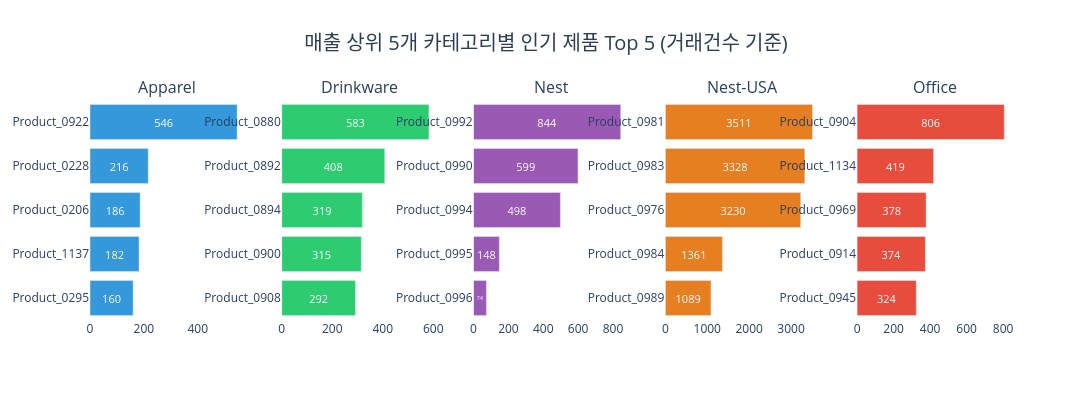

Here is the notebook cell this chart was saved with:
### Code cell
fig = make_subplots(
    rows=1, cols=5,
    subplot_titles=top_cats,
    shared_yaxes=False
)

colors = ['#3498db', '#2ecc71', '#9b59b6', '#e67e22', '#e74c3c']

for i, cat_name in enumerate(top_cats):
    data = product_top[product_top['제품카테고리'] == cat_name].sort_values('거래건수')
    fig.add_trace(go.Bar(
        x=data['거래건수'],
        y=data['제품ID'],
        orientation='h',
        marker_color=colors[i],
        name=cat_name,
        text=data['거래건수'],
        textposition='inside',
        insidetextanchor='middle',
        textfont=dict(size=11, color='white')
    ), row=1, col=i+1)

fig.update_layout(
    title=dict(text='매출 상위 5개 카테고리별 인기 제품 Top 5 (거래건수 기준)',
               x=0.5, xanchor='center', font=dict(size=20, color='#2c3e50')),
    plot_bgcolor='white',
    showlegend=False,
    height=400,
    width=1500
)

fig.show()

### Figure 1 — Plotly figure (JSON) as saved in the notebook; plotly's stock layout.template omitted (floating-point values rounded to 4 significant figures)
{"data": [{"insidetextanchor": "middle", "marker": {"color": "#3498db"}, "name": "Apparel", "orientation": "h", "text": [160.0, 182.0, 186.0, 216.0, 546.0], "textfont": {"color": "white", "size": 11}, "textposition": "inside", "type": "bar", "x": [160, 182, 186, 216, 546], "xaxis": "x", "y": ["Product_0295", "Product_1137", "Product_0206", "Product_0228", "Product_0922"], "yaxis": "y"}, {"insidetextanchor": "middle", "marker": {"color": "#2ecc71"}, "name": "Drinkware", "orientation": "h", "text": [292.0, 315.0, 319.0, 408.0, 583.0], "textfont": {"color": "white", "size": 11}, "textposition": "inside", "type": "bar", "x": [292, 315, 319, 408, 583], "xaxis": "x2", "y": ["Product_0908", "Product_0900", "Product_0894", "Product_0892", "Product_0880"], "yaxis": "y2"}, {"insidetextanchor": "middle", "marker": {"color": "#9b59b6"}, "name": "Nest", "orientation": "h", "text": [74.0, 148.0, 498.0, 599.0, 844.0], "textfont": {"color": "white", "size": 11}, "textposition": "inside", "type": "bar", "x": [74, 148, 498, 599, 844], "xaxis": "x3", "y": ["Product_0996", "Product_0995", "Product_0994", "Product_0990", "Product_0992"], "yaxis": "y3"}, {"insidetextanchor": "middle", "marker": {"color": "#e67e22"}, "name": "Nest-USA", "orientation": "h", "text": [1089.0, 1361.0, 3230.0, 3328.0, 3511.0], "textfont": {"color": "white", "size": 11}, "textposition": "inside", "type": "bar", "x": [1089, 1361, 3230, 3328, 3511], "xaxis": "x4", "y": ["Product_0989", "Product_0984", "Product_0976", "Product_0983", "Product_0981"], "yaxis": "y4"}, {"insidetextanchor": "middle", "marker": {"color": "#e74c3c"}, "name": "Office", "orientation": "h", "text": [324.0, 374.0, 378.0, 419.0, 806.0], "textfont": {"color": "white", "size": 11}, "textposition": "inside", "type": "bar", "x": [324, 374, 378, 419, 806], "xaxis": "x5", "y": ["Product_0945", "Product_0914", "Product_0969", "Product_1134", "Product_0904"], "yaxis": "y5"}], "layout": {"annotations": [{"font": {"size": 16}, "showarrow": false, "text": "Apparel", "x": 0.084, "xanchor": "center", "xref": "paper", "y": 1, "yanchor": "bottom", "yref": "paper"}, {"font": {"size": 16}, "showarrow": false, "text": "Drinkware", "x": 0.292, "xanchor": "center", "xref": "paper", "y": 1, "yanchor": "bottom", "yref": "paper"}, {"font": {"size": 16}, "showarrow": false, "text": "Nest", "x": 0.5, "xanchor": "center", "xref": "paper", "y": 1, "yanchor": "bottom", "yref": "paper"}, {"font": {"size": 16}, "showarrow": false, "text": "Nest-USA", "x": 0.708, "xanchor": "center", "xref": "paper", "y": 1, "yanchor": "bottom", "yref": "paper"}, {"font": {"size": 16}, "showarrow": false, "text": "Office", "x": 0.916, "xanchor": "center", "xref": "paper", "y": 1, "yanchor": "bottom", "yref": "paper"}], "height": 400, "plot_bgcolor": "white", "showlegend": false, "title": {"font": {"color": "#2c3e50", "size": 20}, "text": "매출 상위 5개 카테고리별 인기 제품 Top 5 (거래건수 기준)", "x": 0.5, "xanchor": "center"}, "width": 1500, "xaxis": {"anchor": "y", "domain": [0, 0.168]}, "xaxis2": {"anchor": "y2", "domain": [0.208, 0.376]}, "xaxis3": {"anchor": "y3", "domain": [0.416, 0.584]}, "xaxis4": {"anchor": "y4", "domain": [0.624, 0.792]}, "xaxis5": {"anchor": "y5", "domain": [0.832, 1]}, "yaxis": {"anchor": "x", "domain": [0, 1]}, "yaxis2": {"anchor": "x2", "domain": [0, 1]}, "yaxis3": {"anchor": "x3", "domain": [0, 1]}, "yaxis4": {"anchor": "x4", "domain": [0, 1]}, "yaxis5": {"anchor": "x5", "domain": [0, 1]}}}
